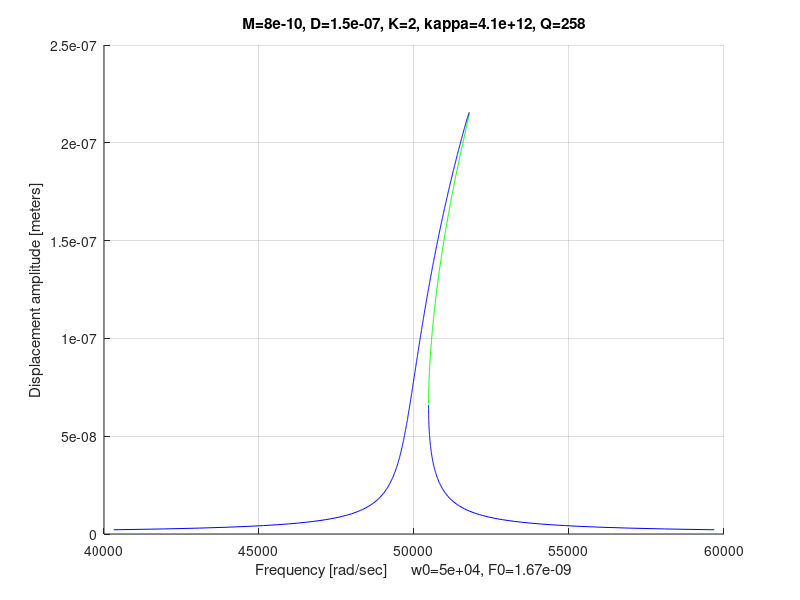

Source code (MATLAB):
%% Frequency response of a MEMS Duffing oscillator
clear all; clf;
'//////////////////////////////'
% Given values
%M*x'' + D*x' + K*x + kappa*x = F0*cos(w*t)
%x'' + 2*D_M2w0*w0*x' + w0^2*x + kappa_M*x = F0_M*cos(Omega*t)

if 1
    M = 8e-10; %mass 8e-10
    D = 1.55e-7; %damping 1.55e-7
    K = 2; %stiffness 2
    kappa = 4.1e12; %nonlinearity 4.1e10
    N = 70; e0 = 8.854e-12; h = 10e-6; g = 3e-6; V = 0.9;
    F0 = 2*N*1/2*e0*h/g*V^2; %Force amplitude
    M,D,K,kappa,F0
    w0 = sqrt(K/M)
    Q = w0*M/D
    xmax = F0/w0/D
    amplitude = linspace(0.01, 2, 1000)*xmax; %Range of amplitude
else
    M = 1; %mass
    D = 0.05*2; %damping
    K = 1; %stiffness
    kappa = -1; %nonlinearity
    F0 = 0.2; %Force amplitude
    amplitude = linspace(0.01, 3, 1000); %Range of amplitude
end
w0 = sqrt(K/M); %Primary resonance
kappa_M = kappa/M; 
F0_M = F0/M; 
D_M2w0 = D/(M*2*w0); %linear damping
j1 = 0; j2 = 0; j3 = 0;

%% Finding the values of excitation frequency w/w0= F and G. And corresponding eigen values
for j = 1 : 1 : length(amplitude)
     w_w0_23(j)=(1+3*kappa_M/(8*w0^2)*amplitude(j)^2+sqrt((F0_M/(2*w0^2*amplitude(j)))^2-D_M2w0^2));
     lambda_w_w0_23_1 = sqrt(-(w_w0_23(j)-w0-3*kappa_M/(8*w0)*amplitude(j)^2)*(w_w0_23(j)-w0-9*kappa_M/(8*w0)*amplitude(j)^2))-(D_M2w0*w0);
     %lambda_w_w0_23_2 = -sqrt(-(w_w0_23(j)-w0-3*kappa_M/(8*w0)*amplitude(j)^2)*(w_w0_23(j)-w0-9*kappa_M/(8*w0)*amplitude(j)^2))-(D_M2w0*w0);
     w_w0_1(j)=(1+3*kappa_M/(8*w0^2)*amplitude(j)^2-sqrt((F0_M/(2*w0^2*amplitude(j)))^2-D_M2w0^2));
     lambda_w_w0_1_1 = sqrt(-(w_w0_1(j)-w0-3*kappa_M/(8*w0)*amplitude(j)^2)*(w_w0_1(j)-w0- 9*kappa_M/(8*w0)*amplitude(j)^2))-(D_M2w0*w0);
     %lambda_w_w0_1_2 = -sqrt(-(w_w0_1(j)-w0-3*kappa_M/(8*w0)*amplitude(j)^2)*(w_w0_1(j)-w0- 9*kappa_M/(8*w0)*amplitude(j)^2))-(D_M2w0*w0);
	if lambda_w_w0_23_1==conj(lambda_w_w0_1_1) %Terminate the loop
        break
    else
        if kappa_M > 0 %Spring hardening 
            j1 = j1 + 1;
            X1(j1) = w_w0_1(j);
            Y1(j1) = amplitude(j);
            stability = (w_w0_23(j)*w0-w0-3*kappa_M/(8*w0)*amplitude(j)^2)*(w_w0_23(j)*w0-w0- 9*kappa_M/(8*w0)*amplitude(j)^2)+(D_M2w0*w0)^2;
            if stability < 0
                j2 = j2 + 1;
                X2(j2) = w_w0_23(j);
                Y2(j2) = amplitude(j);
            else
                j3 = j3 + 1;
                X3(j3) = w_w0_23(j);
                Y3(j3) = amplitude(j);
            end
        else %Spring softening
            j1 = j1 + 1;
            X1(j1) = w_w0_23(j);
            Y1(j1) = amplitude(j);
            stability = (w_w0_1(j)*w0-w0-3*kappa_M/(8*w0)*amplitude(j)^2)*(w_w0_1(j)*w0-w0- 9*kappa_M/(8*w0)*amplitude(j)^2)+(D_M2w0*w0)^2;
            if stability < 0
                j2 = j2 + 1;
                X2(j2) = w_w0_1(j);
                Y2(j2) = amplitude(j);
            else
                j3 = j3 + 1;
                X3(j3) = w_w0_1(j);
                Y3(j3) = amplitude(j);
            end
        end
	end
end
%xlim([0,2.5]); % Range of x-axis
%ylim([0,2.5]); %Range of y-axis
figure(1); clf; hold on; grid on;
if exist('X2')
	plot(X2*w0,Y2,'g'); 
end
plot(X1*w0,Y1,'b'); 
plot(X3*w0,Y3,'b');
title(sprintf('M=%0.2g, D=%0.2g, K=%0.2g, kappa=%0.2g, Q=%0.3g',M,D,K,kappa,Q));
ylabel('Displacement amplitude [meters]');
xlabel(strcat('Frequency [rad/sec]', sprintf('      w0=%0.3g, F0=%0.3g',w0,F0)));

 
